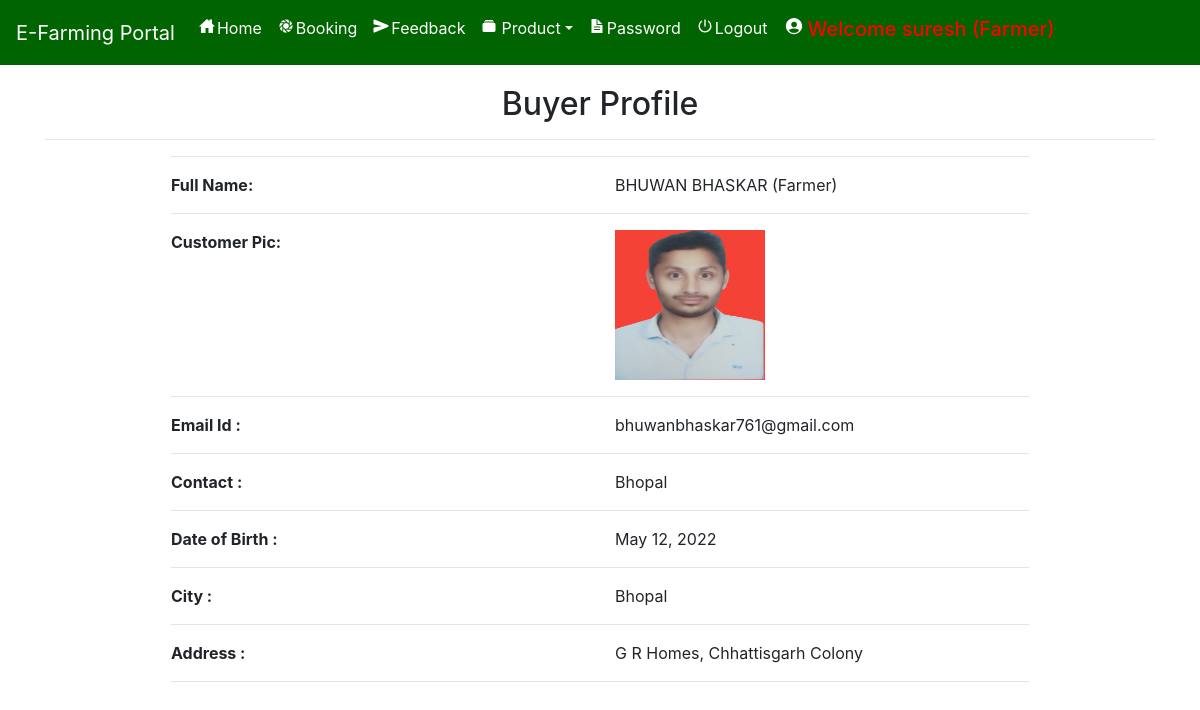
Page /profile/3 (signed in) on the committed database.
### farmerapp/models.py (models this page shows, shortened)
class Profile(models.Model):
    user = models.ForeignKey(User, on_delete=models.CASCADE, null=True)
    dob = models.DateField(null=True)
    city = models.CharField(max_length=30, null=True)
    address = models.CharField(max_length=50, null=True)
    contact = models.CharField(max_length=10, null=True)
    user_type = models.CharField(max_length=10, null=True)
    status =  models.CharField(max_length=30, null=True, default="Pending")
    image = models.FileField(null=True)

### farmerapp/views.py (the view)
# urls.py: path('profile/<int:pid>', profile, name='profile'),
def profile(request, pid):
    if not request.user.is_authenticated:
        return redirect('login')
    user = User.objects.get(id=pid)
    pro = Profile.objects.get(user=user)
    cart = Cart.objects.filter(profile=pro)
    num1 = 0
    total = 0
    for i in cart:
        total += i.product.price
        num1 += 1
    d={'pro':pro,'user':user,'num1':num1,'total':total}
    return render(request,'profile.html',d)

### farmerapp/templates/profile.html (shortened to what this page needs)
{% extends 'navigation.html' %}
{% load static %}
{% block body %}
<div class="container">
    <h2 style="margin-top:20px" align="center">{% if request.user.id == pro.user.id %}User Profile{% else %}Buyer Profile{% endif %}</h2><hr>
<div  class="container-fluid" style="width:80%;margin-bottom:5%">
    <hr><div class="row">
        <div class="col-md-6">
            <strong>Full Name:</strong>
        </div>
        <div class="col-md-6">
            {{pro.user.first_name}} {{pro.user.last_name}} {% if pro.user_type == 'Seller' %}(Farmer){% endif %}
        </div>
    </div><hr>
     <div class="row">
        <div class="col-md-6">
            <strong>Customer Pic:</strong>
        </div>
        <div class="col-md-6">
           <img src="{{pro.image.url}}" style="width:150px;height:150px">
        </div>
    </div><hr>
    <div class="row">
        <div class="col-md-6">
            <strong>Email Id :</strong>
        </div>
        <div class="col-md-6">
            {{pro.user.email}}
        </div>
    </div><hr>
     <div class="row">
        <div class="col-md-6">
            <strong>Contact :</strong>
        </div>
        <div class="col-md-6">
            {{pro.contact}}
        </div>
     </div><hr>
    <div class="row">
        <div class="col-md-6">
            <strong>Date of Birth :</strong>
        </div>
        <div class="col-md-6">
            {{pro.dob}}
        </div>
    </div><hr>
     <div class="row">
        <div class="col-md-6">
            <strong>City :</strong>
        </div>
        <div class="col-md-6">
            {{pro.city}}
        </div>
     </div><hr><div class="row">
        <div class="col-md-6">
            <strong>Address :</strong>
        </div>
        <div class="col-md-6">
            {{pro.address}}
        </div>
    </div><hr>
</div>
</div>
{% endblock %}

### farmerapp/templates/navigation.html (style rules this page uses)
* { box-sizing: border-box; }

### rows in the picture
Profile: user.first_name "BHUWAN", user.last_name "BHASKAR", image (picture), user.email "bhuwanbhaskar761@gmail.com", contact "Bhopal", dob "May 12, 2022", city "Bhopal", address "G R Homes, Chhattisgarh Colony"
